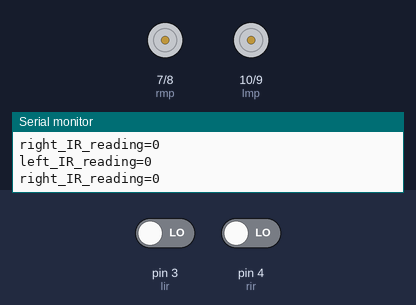
Recording of a sketch running on a simulated Arduino Uno, built with avr-gcc and run on an emulated ATmega328P. Parts: motor-driver pin pairs drawn as motors (green arrow = first pin HIGH = forward, orange = second pin HIGH = backward, longer = more drive), the last lines printed to the serial monitor. The test bench sets the inputs (shaded band); at power-on: pin 3 (lir) LOW, pin 4 (rir) LOW.

Above: at 1.2 s.
1.3 s: pin 3 (lir) driven HIGH
At 2.1 s:
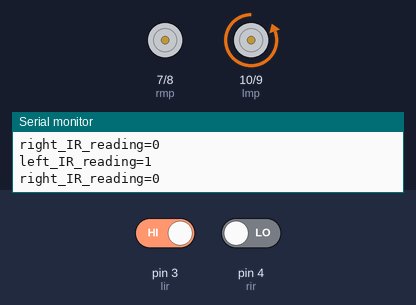
2.8 s: pin 4 (rir) driven HIGH
At 3.6 s:
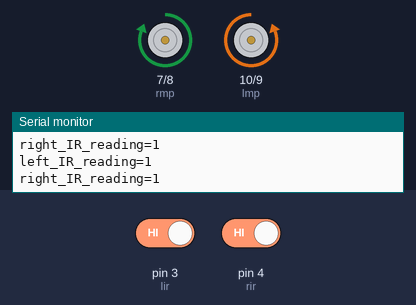
4.3 s: pin 3 (lir) driven LOW
At 4.7 s:
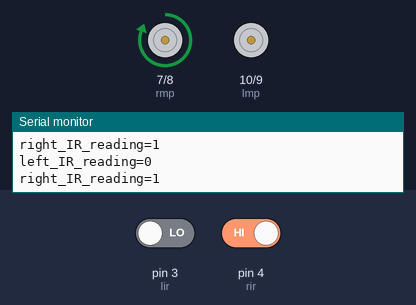
Timing chart, 0 to 7.3 s (numbered marks = the images above; inputs shaded):
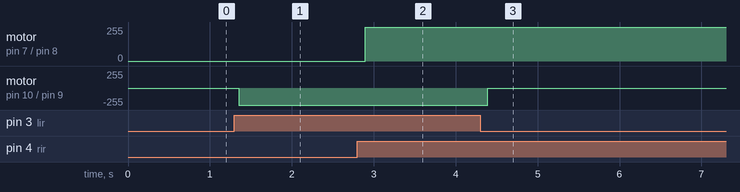

The sketch:

Line_follower1.ino
```cpp
/* © Robocell,CCA
 * This code is given during Autonomous robotics workshop organised  by Robocell,CCA on 21,22,23 Sept,2018.
 * For details visit https://www.facebook.com/RobocellNITDgp/
 *
 * FUNCTIONING:
 *This is the code for a simplest line follower which follows a black line on white surface using two IR sensors.
 *Adjust the threshold of the IR sensors for good working
 *
 */


#define rmp 7
#define rmn 8
#define lmp 10
#define lmn 9

#define rir 4
#define lir 3
//#define enl
//#define enr
int right_IR_reading;
int left_IR_reading;

void setup() {
  pinMode(rmp,OUTPUT);
  pinMode(rmn,OUTPUT);
  pinMode(lmp,OUTPUT);
  pinMode(lmn,OUTPUT);
  pinMode(lir,INPUT);
  pinMode(rir,INPUT);
  //analogWrite(enl,150);
  //analogWrite(enr,150);
  Serial.begin(9600);
  }

void loop() {

  check();
  if(left_IR_reading==1&&right_IR_reading==1)
  {
    forward();
    check();
  }
  else if(left_IR_reading==0&&right_IR_reading==1)
  {
    check();
    while(left_IR_reading==0)
    {
      left();
      check();
    }
  }
  else if(left_IR_reading==1&&right_IR_reading==0)
  {
    while(right_IR_reading==0)
    {
      right();
      check();
    }
  }
  else if(left_IR_reading==0&&right_IR_reading==0)
  {
    stops();
    check();
  }
}

void check()
{
  right_IR_reading=digitalRead(rir);
  left_IR_reading=digitalRead(lir);
  Serial.print("left_IR_reading=");
  Serial.println(left_IR_reading);
  Serial.print("right_IR_reading=");
  Serial.println(right_IR_reading);
  }
void forward()
{
  digitalWrite(rmp,HIGH);
  digitalWrite(rmn,LOW);
  digitalWrite(lmp,LOW);
  digitalWrite(lmn,HIGH);
  }

void right()
{
  digitalWrite(rmp,LOW);
  digitalWrite(rmn,LOW);
  digitalWrite(lmp,LOW);
  digitalWrite(lmn,HIGH);
   }

void left()
{
  digitalWrite(rmp,HIGH);
  digitalWrite(rmn,LOW);
  digitalWrite(lmp,LOW);
  digitalWrite(lmn,LOW);
   }
void stops()
{
  digitalWrite(lmp,LOW);
  digitalWrite(lmn,LOW);
  digitalWrite(rmn,LOW);
  digitalWrite(rmp,LOW);

}
```

Measured:
- after the input at 1.3 s, motor on pin 10 (lmp) / pin 9 (lmn): stopped → backward 255/255 after 0.05 s
- after the input at 2.8 s, motor on pin 7 (rmp) / pin 8 (rmn): stopped → forward 255/255 after 0.09 s
- after the input at 4.3 s, motor on pin 10 (lmp) / pin 9 (lmn): backward 255/255 → stopped after 0.09 s
